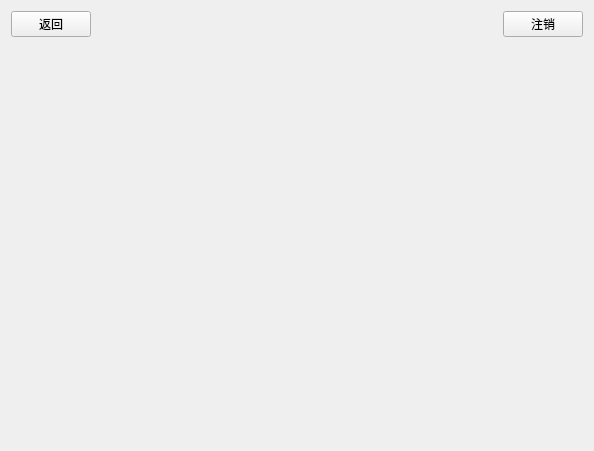
<?xml version="1.0" encoding="UTF-8"?>
<ui version="4.0">
 <class>MasterView</class>
 <widget class="QWidget" name="MasterView">
  <property name="geometry">
   <rect>
    <x>0</x>
    <y>0</y>
    <width>594</width>
    <height>451</height>
   </rect>
  </property>
  <property name="windowTitle">
   <string>MasterView</string>
  </property>
  <layout class="QVBoxLayout" name="verticalLayout">
   <item>
    <layout class="QHBoxLayout" name="horizontalLayout">
     <item>
      <widget class="QPushButton" name="btBack">
       <property name="text">
        <string>返回</string>
       </property>
      </widget>
     </item>
     <item>
      <spacer name="horizontalSpacer">
       <property name="orientation">
        <enum>Qt::Orientation::Horizontal</enum>
       </property>
       <property name="sizeHint" stdset="0">
        <size>
         <width>40</width>
         <height>20</height>
        </size>
       </property>
      </spacer>
     </item>
     <item>
      <widget class="QLabel" name="labelTitle">
       <property name="text">
        <string/>
       </property>
      </widget>
     </item>
     <item>
      <spacer name="horizontalSpacer_2">
       <property name="orientation">
        <enum>Qt::Orientation::Horizontal</enum>
       </property>
       <property name="sizeHint" stdset="0">
        <size>
         <width>40</width>
         <height>20</height>
        </size>
       </property>
      </spacer>
     </item>
     <item>
      <widget class="QPushButton" name="btLogout">
       <property name="text">
        <string>注销</string>
       </property>
      </widget>
     </item>
    </layout>
   </item>
   <item>
    <widget class="QStackedWidget" name="stackedWidget"/>
   </item>
  </layout>
 </widget>
 <resources/>
 <connections/>
</ui>
